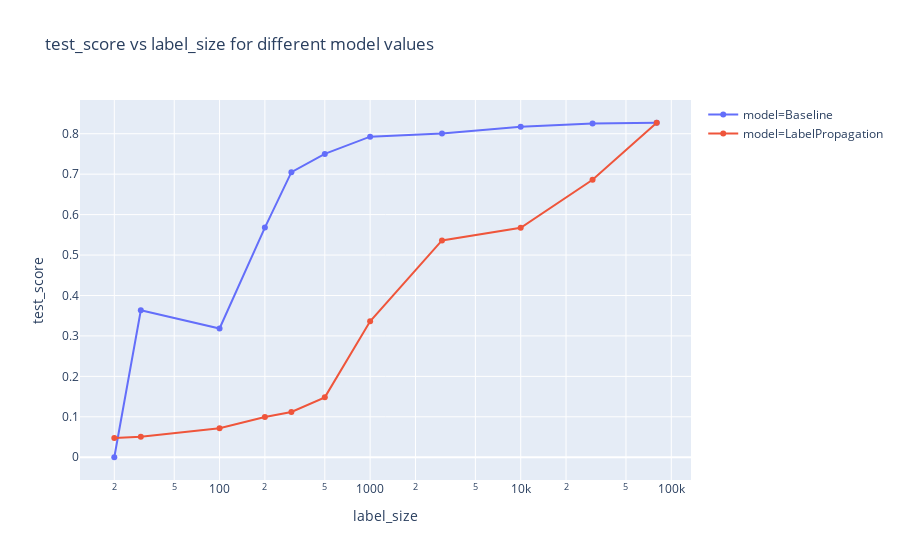

Source (notebook cell):
### Code cell
plot_scores(pd.concat([baseline_scores_df, lp_base_df]), 'label_size', TEST_SCORE, 'model').show()

### Figure 1 — Plotly figure (JSON) as saved in the notebook; plotly's stock layout.template omitted (floating-point values rounded to 4 significant figures)
{"data": [{"mode": "lines+markers", "name": "model=Baseline", "type": "scatter", "x": [20, 30, 100, 200, 300, 500, 1000, 3000, 10000, 30000, 80000], "y": [0, 0.3633, 0.3183, 0.5679, 0.705, 0.7502, 0.7927, 0.8003, 0.8172, 0.825, 0.8271]}, {"mode": "lines+markers", "name": "model=LabelPropagation", "type": "scatter", "x": [20, 30, 100, 200, 300, 500, 1000, 3000, 10000, 30000, 80000], "y": [0.04775, 0.05043, 0.07187, 0.09974, 0.1121, 0.1481, 0.3362, 0.5362, 0.5672, 0.6862, 0.8271]}], "layout": {"title": {"text": "test_score vs label_size for different model values"}, "xaxis": {"title": {"text": "label_size"}, "type": "log"}, "yaxis": {"title": {"text": "test_score"}}}}
